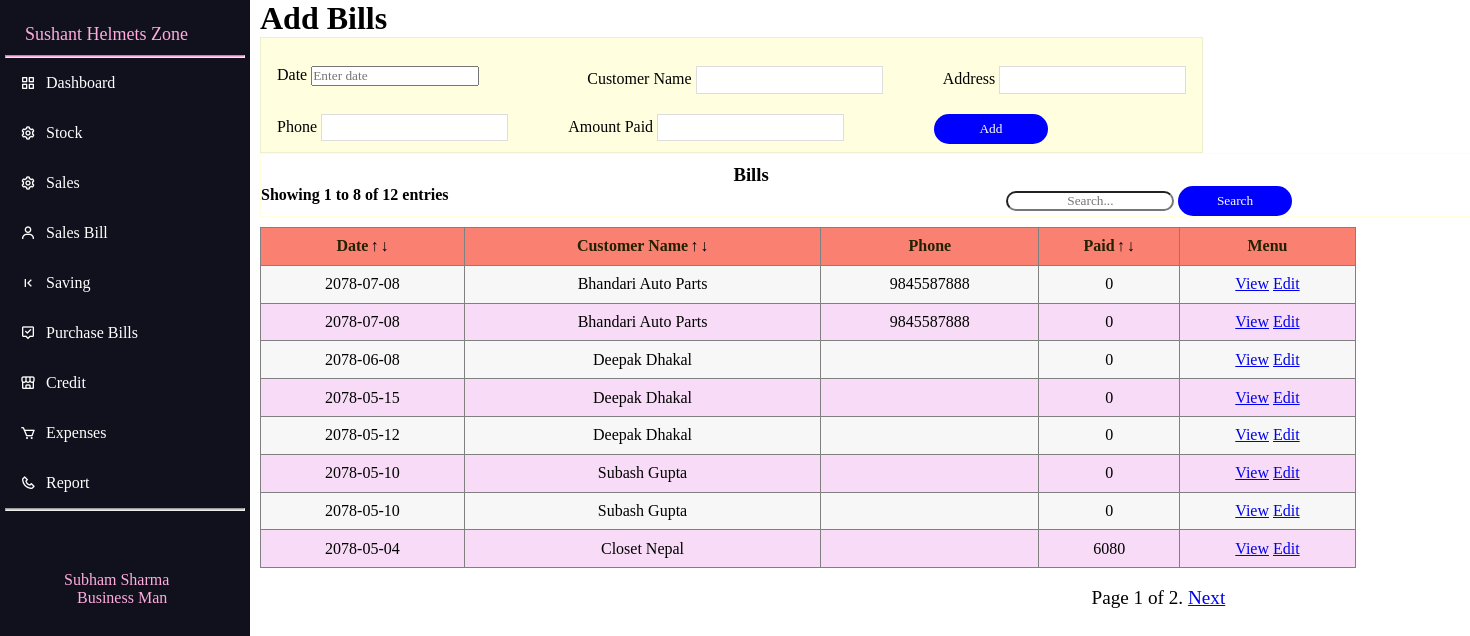
/sales-bill, run on the app's committed database.
### home/models.py (models this page shows, shortened)
class Salesbill(models.Model):
    Date=models.CharField(max_length=100)
    Customer_name=models.CharField(max_length=255)
    Customer_phone=models.CharField(max_length=255)
    Customer_address=models.CharField(max_length=255)
    Paid=models.IntegerField()
    class Meta:
        ordering=('-Date',)

### home/views.py (the view)
# urls.py: path('sales-bill',views.salesbill),
def salesbill(request):
    objec=Salesbill.objects.all()
    count=0
    for dara in objec:
        count+=1
    p=Paginator(objec,8)
    page=request.GET.get('page')
    data=p.get_page(page)
    start=data.start_index()
    end=data.end_index()
    return render(request,'salesbill.html',{'data':data,'count':count,'start':start,'end':end})

### templates/salesbill.html (shortened to what this page needs)
{%load static%}
{%include 'index.html'%}
<!DOCTYPE html>
<html lang="en">
<head>
     <link rel="stylesheet" href="{%static 'date_picker\css\nepali.datepicker.v3.7.min.css'%}">
</head>
<body>
    {%block content%}
    <div class="new">
    <h1>Add Bills</h1>
    <div>
    <form method='POST' action='billtemplate'>
    <div class="same">
    <div class="main">
        <div class="date">
            <label for="">Date</label>
            <input type="text" name="date" required="required" id="date_picker" data-hidden="true" placeholder="Enter date">
        </div>
        <div class="product">
            <label>Customer Name</label>
            <input class="in-but" name="cname" required="required">
        </div>
        <div class="tquantity">
            <label>Address</label>
            <input class="in-but" type="text" name="caddress">
        </div>
        </div>
        <div class="main">
        <div class="">
            <label>Phone</label>
            <input class="in-but" type="number" name="cphone">
        </div>
        <div class="tquantity">
            <label>Amount Paid</label>
            <input class="in-but" type="number" name="paid" required="required">
        </div>
        <div class="add">
            <button>Add</button>
        </div>
        </div>
        </div>
    </form>
    {%endblock%}
      <div class="tit">
          <h3>Bills</h3>
          <div class="serch">
              <form method='POST' action='searchsb'>
                  <div class="box">
                      <div class="pagi">
                        <h4>Showing {{start}} to {{end}} of {{count}} entries</h4>
                        </div>
                        <div class="padd">
                        <input class="box2" type="text" name="findtext" placeholder="Search...">
              <button>Search</button>
              </div>
                  </div>
              </div>
          </div>
          </div>
          <div class="fortable">
              <table border="1" cellspacing=0 >
                  <thead>
                      <tr>
                          <th>Date<a class ="arr" href="decreasedatesale">↑</a><a class="arr" href="increasedatesale">↓</a></th>
                          <th>Customer Name<a class ="arr" href="decreasecssale">↑</a><a class="arr" href="increasecssale">↓</a></th>
                          <th>Phone</th>
                          <th>Paid<a class ="arr" href="decreasepsale">↑</a><a class="arr" href="increasepsale">↓</a></th>
                          <th>Menu</th>
                      </tr>
                  </thead>
                  <tbody>
                      {%for obj in data%}
                      <tr>
                          <td>{{obj.Date|capfirst}}</td>
                          <td>{{obj.Customer_name|capfirst}}</td>
                          <td>{{obj.Customer_phone|capfirst}}</td>
                          <td>{{obj.Paid}}</td>
                          <td><a href="showbill{{obj.id}}">View</a>
                          <a href="editbill{{obj.id}}">Edit</a>
                          </td>
                      </tr>
                    {%endfor%}
                  </tbody>
              </table>
          </div>
      </div>
   <div class="new">
    <div class="pagination">
         <span class="step-links">
                       <span class="current">      Page {{ data.number }} of {{ data.paginator.num_pages }}.    </span>
                         {% if data.has_next %}
                             <a href="?page={{ data.next_page_number }}">Next</a>
                             {% endif %}  </span>
                             </div>
                             </div>
</body>
</html>

### data on the page
Salesbill: Date "2078-07-08", Customer_name "Bhandari Auto Parts", Customer_phone "9845587888", Paid "0"
Salesbill: Date "2078-07-08", Customer_name "Bhandari Auto Parts", Customer_phone "9845587888", Paid "0"
Salesbill: Date "2078-06-08", Customer_name "Deepak Dhakal", Paid "0"
Salesbill: Date "2078-05-15", Customer_name "Deepak Dhakal", Paid "0"
Salesbill: Date "2078-05-12", Customer_name "Deepak Dhakal", Paid "0"
Salesbill: Date "2078-05-10", Customer_name "Subash Gupta", Paid "0"
Salesbill: Date "2078-05-10", Customer_name "Subash Gupta", Paid "0"
Salesbill: Date "2078-05-04", Customer_name "Closet Nepal", Paid "6080"

### other printed values
{{ start }} "1"
{{ end }} "8"
{{ count }} "12"
{{ data.number }} "1"
{{ data.paginator.num_pages }} "2"
